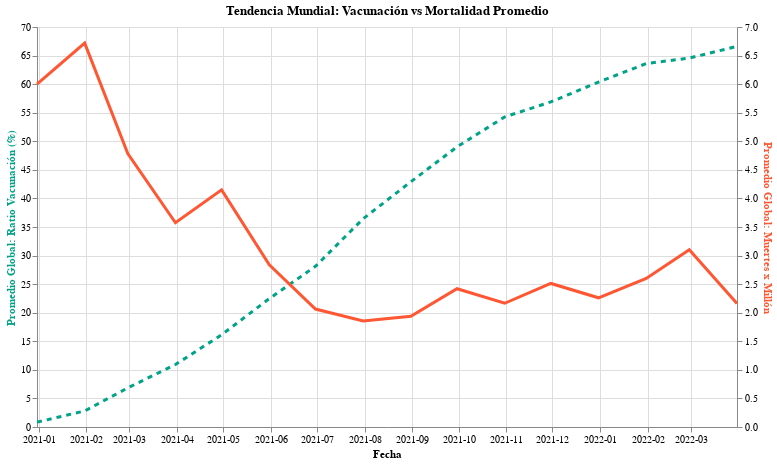

Notebook code for this chart:
### Code cell
# --- 1. PREPARACIÓN DE DATOS GLOBAL ---
df['date'] = pd.to_datetime(df['date'])

# Calculamos la tasa por millón a nivel fila (diario por país) si no existe
# Esto es necesario para luego poder sacar el promedio global de esta tasa
if 'population' in df.columns:
    df['death_rate_per_million'] = (df['New_deaths'] / df['population']) * 1_000_000
else:
    # Fallback por si no hay población, usamos muertes directas
    df['death_rate_per_million'] = df['New_deaths']

# Agrupamos SOLO por fecha (Month End) para obtener el promedio mundial
# .mean() aquí colapsa todos los países en un solo valor por mes
df_global = df.set_index('date').resample('ME').agg({
    'ratio': 'mean',                    # Promedio del avance de vacunación
    'death_rate_per_million': 'mean'    # Promedio de la tasa de mortalidad
}).reset_index()

# --- 2. CREACIÓN DEL GRÁFICO ---
base = alt.Chart(df_global).encode(
    x=alt.X('date:T', title='Fecha', axis=alt.Axis(format='%Y-%m'))
)

# Línea 1: Ratio Vacunación Promedio (Punteada, Cian)
line_vaccine = base.mark_line(strokeDash=[5, 5], strokeWidth=3).encode(
    y=alt.Y('ratio:Q', 
            title='Promedio Global: Ratio Vacunación (%)', 
            axis=alt.Axis(titleColor='#00A388')),
    color=alt.value('#00A388'), # Mismo color cian/verde
    tooltip=['date', alt.Tooltip('ratio', format='.2f')]
)

# Línea 2: Tasa Muertes Promedio (Sólida, Rojo/Naranja)
line_death = base.mark_line(strokeWidth=3).encode(
    y=alt.Y('death_rate_per_million:Q', 
            title='Promedio Global: Muertes x Millón', 
            axis=alt.Axis(titleColor='#FF5733')),
    color=alt.value('#FF5733'), # Mismo color rojo/naranja
    tooltip=['date', alt.Tooltip('death_rate_per_million', format='.2f')]
)

# --- 3. COMBINACIÓN ---
chart_global = alt.layer(
    line_vaccine, 
    line_death
).resolve_scale(
    y='independent' # Escalas independientes
).properties(
    title='Tendencia Mundial: Vacunación vs Mortalidad Promedio',
    width=700,
    height=400
)

display(chart_global)

### Figure 1 — Vega-Lite specification as saved in the notebook (floating-point values rounded to 4 significant figures)
{"config": {"view": {"continuousWidth": 300, "continuousHeight": 300}}, "layer": [{"mark": {"type": "line", "strokeDash": [5, 5], "strokeWidth": 3}, "encoding": {"color": {"value": "#00A388"}, "tooltip": [{"field": "date", "type": "temporal"}, {"field": "ratio", "format": ".2f", "type": "quantitative"}], "x": {"axis": {"format": "%Y-%m"}, "field": "date", "title": "Fecha", "type": "temporal"}, "y": {"axis": {"titleColor": "#00A388"}, "field": "ratio", "title": "Promedio Global: Ratio Vacunación (%)", "type": "quantitative"}}}, {"mark": {"type": "line", "strokeWidth": 3}, "encoding": {"color": {"value": "#FF5733"}, "tooltip": [{"field": "date", "type": "temporal"}, {"field": "death_rate_per_million", "format": ".2f", "type": "quantitative"}], "x": {"axis": {"format": "%Y-%m"}, "field": "date", "title": "Fecha", "type": "temporal"}, "y": {"axis": {"titleColor": "#FF5733"}, "field": "death_rate_per_million", "title": "Promedio Global: Muertes x Millón", "type": "quantitative"}}}], "data": {"name": "data-39441d2dc0029e1e03cfd666555d299f"}, "height": 400, "resolve": {"scale": {"y": "independent"}}, "title": "Tendencia Mundial: Vacunación vs Mortalidad Promedio", "width": 700, "$schema": "https://vega.github.io/schema/vega-lite/v6.1.0.json", "datasets": {"data-39441d2dc0029e1e03cfd666555d299f": [{"date": "2020-12-31T00:00:00", "ratio": 0.8534, "death_rate_per_million": 5.999}, {"date": "2021-01-31T00:00:00", "ratio": 2.806, "death_rate_per_million": 6.718}, {"date": "2021-02-28T00:00:00", "ratio": 6.846, "death_rate_per_million": 4.787}, {"date": "2021-03-31T00:00:00", "ratio": 10.94, "death_rate_per_million": 3.575}, {"date": "2021-04-30T00:00:00", "ratio": 16.14, "death_rate_per_million": 4.15}, {"date": "2021-05-31T00:00:00", "ratio": 22.47, "death_rate_per_million": 2.839}, {"date": "2021-06-30T00:00:00", "ratio": 28.12, "death_rate_per_million": 2.064}, {"date": "2021-07-31T00:00:00", "ratio": 36.45, "death_rate_per_million": 1.854}, {"date": "2021-08-31T00:00:00", "ratio": 42.92, "death_rate_per_million": 1.939}, {"date": "2021-09-30T00:00:00", "ratio": 49.03, "death_rate_per_million": 2.42}, {"date": "2021-10-31T00:00:00", "ratio": 54.26, "death_rate_per_million": 2.165}, {"date": "2021-11-30T00:00:00", "ratio": 56.89, "death_rate_per_million": 2.512}, {"date": "2021-12-31T00:00:00", "ratio": 60.37, "death_rate_per_million": 2.261}, {"date": "2022-01-31T00:00:00", "ratio": 63.6, "death_rate_per_million": 2.6}, {"date": "2022-02-28T00:00:00", "ratio": 64.56, "death_rate_per_million": 3.104}, {"date": "2022-03-31T00:00:00", "ratio": 66.61, "death_rate_per_million": 2.161}]}}
